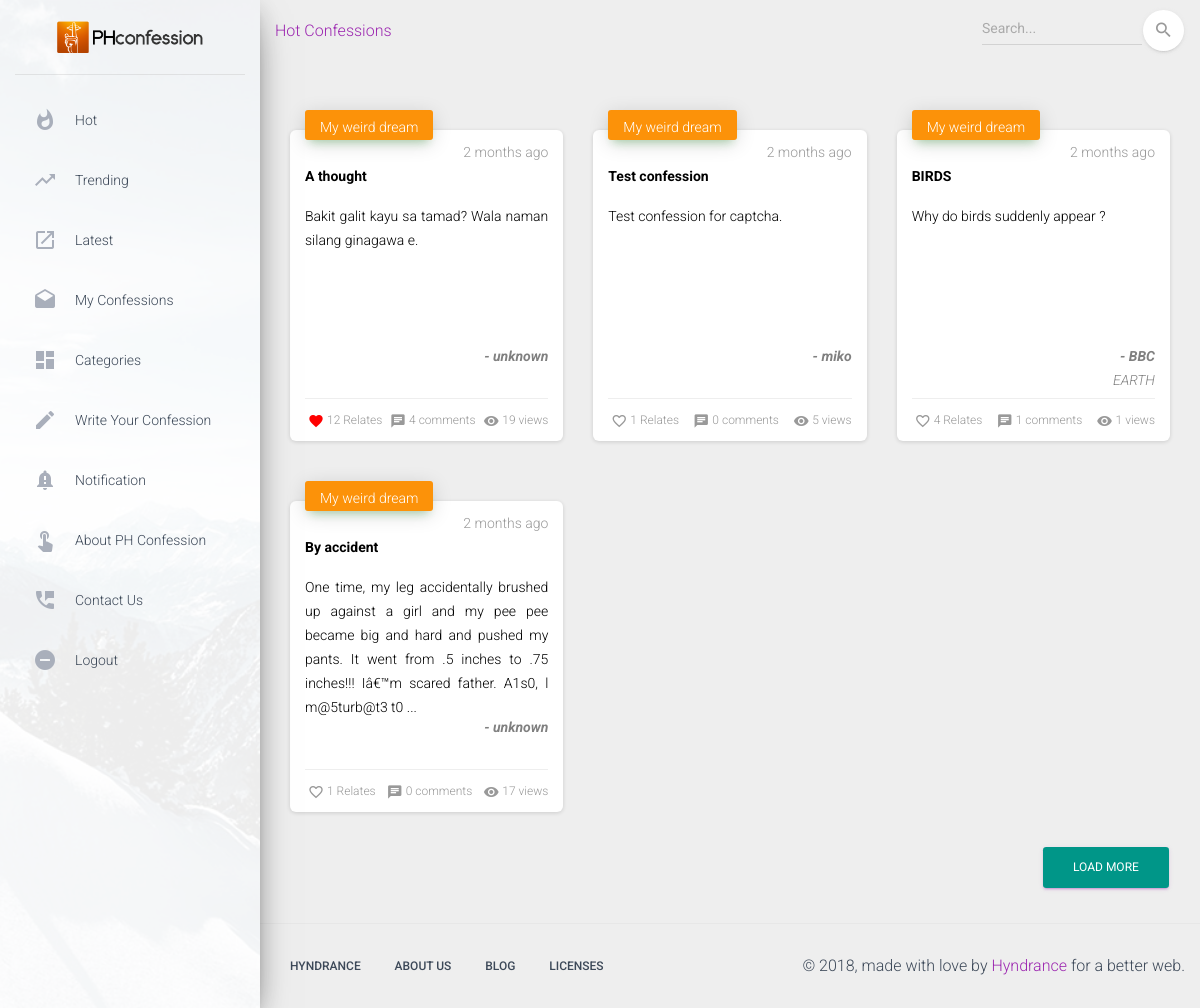
/index.php?c=1 (signed in), run on an earlier commit of the app's database.
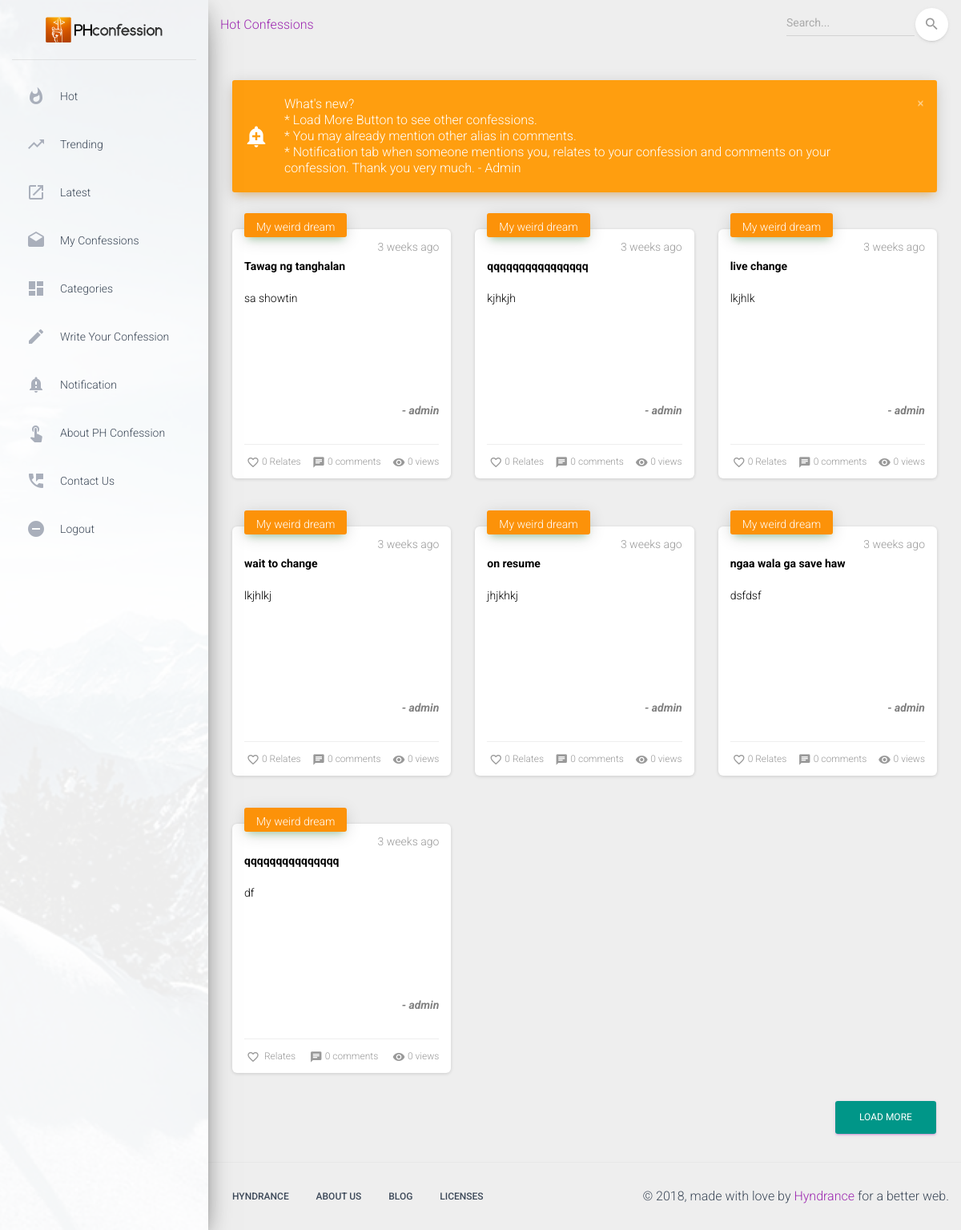
And on a later commit of the database.
### tables this page shows
CREATE TABLE `confession` (
  `Id` int(11) NOT NULL AUTO_INCREMENT,
  `alias` varchar(50) DEFAULT 'unknown',
  `category` int(11) DEFAULT NULL,
  `title` varchar(100) DEFAULT NULL,
  `message` text,
  `location` varchar(100) DEFAULT NULL,
  `datetime` datetime DEFAULT NULL,
  `view` int(11) DEFAULT '0',
  `lastChange` datetime DEFAULT NULL,
  PRIMARY KEY (`Id`)
);

CREATE TABLE `notification` (
  `Id` int(11) NOT NULL AUTO_INCREMENT,
  `recepient` varchar(20) NOT NULL,
  `message` text,
  `confessionId` int(11) NOT NULL,
  `commentId` int(11) NOT NULL,
  `type` varchar(15) DEFAULT NULL,
  `status` varchar(1) DEFAULT NULL,
  `datetime` datetime DEFAULT NULL,
  UNIQUE KEY `Id` (`Id`)
);

### config/Models.php (called while the page is built, shortened)
<?php
include "CRUD.php";
include "functions.php";
function confession() {
	$crud = new CRUD;
	$crud->table = "confession";
	return $crud;
}
function comment() {
	$crud = new CRUD;
	$crud->table = "comment";
	return $crud;
}
function relate() {
	$crud = new CRUD;
	$crud->table = "relate";
	return $crud;
}
function notification() {
	$crud = new CRUD;
	$crud->table = "notification";
	return $crud;
}
?>

### config/CRUD.php (called while the page is built, shortened)
<?php
class CRUD {
	var $table;
	function list($query=""){
		$query = $query ? "where " . $query: "";
		$db = Database::connect();
		$pdo = $db->prepare("select * from $this->table $query");
		$pdo->execute();
		$result = $pdo->fetchAll(PDO::FETCH_OBJ);
		return $result;
	}
	function count($query=""){
		$query = $query ? "where " . $query: "";
		$db = Database::connect();
		$pdo = $db->prepare("select * from $this->table $query");
		$pdo->execute();
		return $pdo->rowCount();
	}
}
?>

### index.php (called while the page is built, shortened)
<?php
include_once("config/Models.php");
$view = (isset($_GET['view']) && $_GET['view'] != '') ? $_GET['view'] : '';
switch ($view) {
	default :
		$template	= 'include/template.php';
}
require_once $template;
?>

### config/functions.php (called while the page is built, shortened)
<?php
function category() {
	$cat = array();
	$cat[1] = 'My weird dream';
	$cat[2] = 'What I fantasize';
	$cat[3] = 'First time and unforgettable';
	$cat[4] = 'My guilt';
	$cat[5] = 'What I lie about';
	$cat[6] = 'A Pain';
	$cat[7] = 'What the truth is';
	$cat[8] = 'My wild experience';
	$cat[9] = 'A regret';
	$cat[10] = 'Just saying';
	$cat[11] = 'Joke time';
	$cat[12] = 'Scary AF';
	$cat[13] = '3 AM Thought';
	return $cat;
}
function button_color() {
	$head_color = array();
	$head_color[1] = 'background:#fc9209;color:white;';
	$head_color[2] = 'background:#51ab55;color:white;';
	$head_color[3] = 'background:#e94440;color:white;';
	$head_color[4] = 'background:#0ab3c7;color:white;';
	$head_color[5] = 'background:#9c27b0;color:white;';
	$head_color[6] = 'background:#009688;color:white;';
	$head_color[7] = 'background:#3f51b5;color:white;';
	$head_color[8] = 'background:#e91e63;color:white;';
	$head_color[9] = 'background:#f16695;color:white;';
	$head_color[10] = 'background:#9c27b0;color:white;';
	$head_color[11] = 'background:#0ab3c7;color:white;';
	$head_color[12] = 'background:#e94440;color:white;';
	return $head_color;
}
function timeElapse($datetime, $full = false) {
    $now = new DateTime;
    $ago = new DateTime($datetime);
    $diff = $now->diff($ago);
    $diff->w = floor($diff->d / 7);
    $diff->d -= $diff->w * 7;
    $string = array(
        'y' => 'year',
        'm' => 'month',
        'w' => 'week',
        'd' => 'day',
        'h' => 'hour',
        'i' => 'minute',
        's' => 'second',
    );
    foreach ($string as $k => &$v) {
        if ($diff->$k) {
            $v = $diff->$k . ' ' . $v . ($diff->$k > 1 ? 's' : '');
        } else {
            unset($string[$k]);
        }
    }
    if (!$full) $string = array_slice($string, 0, 1);
    return $string ? implode(', ', $string) . ' ago' : 'just now';
}
?>

### pages/hot.php (the view, shortened to what the changed rows need)
<?php
    $alias = $_SESSION['alias_session'];
    $c = (isset($_GET['c']) && $_GET['c'] != '') ? 'and category="' . $_GET['c'] .'"' : '';
    $s = (isset($_GET['s']) && $_GET['s'] != '') ? 'and (title like "%' . $_GET['s'] .'%" or alias like "%' . $_GET['s'] .'%" or message like "%' . $_GET['s'] .'%")' : '';
    $category_name = category();
    $head_color = button_color();
?>
<?php
 foreach(confession()->list("Id!=0 $c $s order by lastChange desc") as $row) {
  $limitMessage = strlen($row->message) > 200 ? substr($row->message,0,200)."..." : $row->message;
?>
  <span class="col-lg-4 col-md-6 col-sm-6" id="your_div">
      <div class="card card-stats">
          <div class="card-header card-header-success card-header-icon"
              onclick="location.href='process.php?action=view&id=<?=$row->Id;?>'">
              <div class="card-icon" style="height:10px; <?=$head_color[$row->category];?>">
                  <div style="margin-top:-10px;"><?=$category_name[$row->category];?></div>
              </div>
              <p class="card-category"><?=timeElapse($row->datetime);?></p>
              <div style="height:180px;">
                <p style="color:black;text-align:justify;font-weight:bold;"><?=$row->title;?></p>
                <p style="color:black;text-align:justify;">
                    <?=$limitMessage;?>
                </p>
              </div>
              <div style="height:40px;">
                <div style="color:gray;font-weight:bold;font-style:italic;">- <?=$row->alias;?></div>
                <div style="color:gray;font-style:italic;"><?=$row->location;?></div>
              </div>
          </div>
          <div class="card-footer">
              <?php if (relate()->count("cId=$row->Id and alias='$alias'") == 0) {?>
                <div class="stats" id="onclick_<?=$row->Id;?>" onclick="relateFun_<?=$row->Id;?>()">
                      <i class="material-icons" id="icon_<?=$row->Id;?>">favorite_border</i>
                      <span id="relate_<?=$row->Id;?>"><?=relate()->count("cId=$row->Id");?> </span>&nbsp;Relates
                  </div>
              <?php } else { ?>
                <div class="stats">
                    <i class="material-icons" style="color:red;">favorite</i>
                    <span id="relate_<?=$row->Id;?>"><?=relate()->count("cId=$row->Id");?> </span>&nbsp;Relates
                </div>
              <?php } ?>
              <div class="stats" onclick="location.href='index.php?view=display&id=<?=$row->Id?>#comment'">
                  <i class="material-icons">chat</i>
                  <?=comment()->count("cId=$row->Id");?> comments
              </div>
              <div class="stats">
                  <i class="material-icons">visibility</i>
                  <?=$row->view;?> views
              </div>
          </div>
      </div>
  </span>
<?php }
?>

### include/message.php (shortened to what the changed rows need)
<?php  if (isset($_SESSION['close_notif']) && ($_SESSION['close_notif'] = $_SESSION['alias_session']) ) {} else {?>
<?php foreach(notification()->list("status=1 and recepient='notification'") as $row) {?>
  <div class="alert alert-<?=$row->type;?> alert-with-icon" data-notify="container">
      <i class="material-icons" data-notify="icon">add_alert</i>
      <button type="button" class="close" data-dismiss="alert" aria-label="Close" onclick="close_notif();">
          <i class="material-icons">close</i>
      </button>
      <span data-notify="message"><?=$row->message;?></span>
  </div>
<?php } }?>

What changed in the data, as far as the page shows it:
no longer on this page (row unchanged): confession: category "My weird dream", datetime "2 months ago", title "A thought", message "Bakit galit kayu sa tamad? Wala naman silang ginagawa e.", alias "unknown", Id "12", Id "4", view "19"
no longer on this page (row unchanged): confession: category "My weird dream", datetime "2 months ago", title "Test confession", message "Test confession for captcha.", alias "miko", Id "1", Id "0", view "5"
no longer on this page (row unchanged): confession: category "My weird dream", datetime "2 months ago", title "BIRDS", message "Why do birds suddenly appear ?", alias "BBC", location "EARTH", Id "4", Id "1", view "1"
no longer on this page (row unchanged): confession: category "My weird dream", datetime "2 months ago", title "By accident", message "One time, my leg accidentally brushed up against a girl and my pee pee became big and hard and pushed my pants. It went from .5 inches to .75 inches!!! Iâ€™m scared father. A1s0, l m@5turb@t3 t0 ...", alias "unknown", Id "1", Id "0", view "17"
now on this page (row edited): notification: message "What's new? * Load More Button to see other confessions. * You may already mention other alias in comments. * Notification tab when someone mentions you, relates to your confession and comments on your confession. Thank you very much. - Admin"
added confession: category "My weird dream", datetime "3 weeks ago", title "Tawag ng tanghalan", message "sa showtin", alias "admin", Id "0", view "0"
added confession: category "My weird dream", datetime "3 weeks ago", title "qqqqqqqqqqqqqqqq", message "kjhkjh", alias "admin", Id "0", view "0"
added confession: category "My weird dream", datetime "3 weeks ago", title "live change", message "lkjhlk", alias "admin", Id "0", view "0"
added confession: category "My weird dream", datetime "3 weeks ago", title "wait to change", message "lkjhlkj", alias "admin", Id "0", view "0"
added confession: category "My weird dream", datetime "3 weeks ago", title "on resume", message "jhjkhkj", alias "admin", Id "0", view "0"
added confession: category "My weird dream", datetime "3 weeks ago", title "ngaa wala ga save haw", message "dsfdsf", alias "admin", Id "0", view "0"
added confession: category "My weird dream", datetime "3 weeks ago", title "qqqqqqqqqqqqqqq", message "df", alias "admin", Id "0", view "0"
